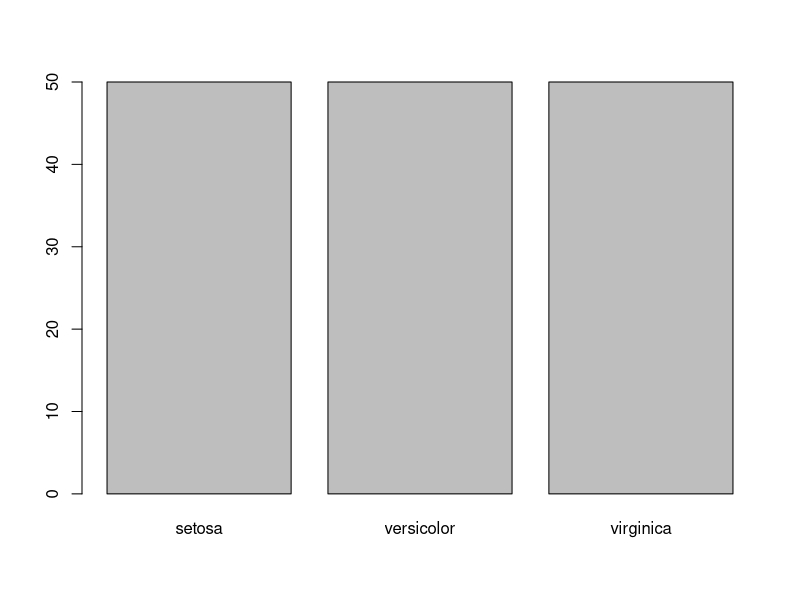
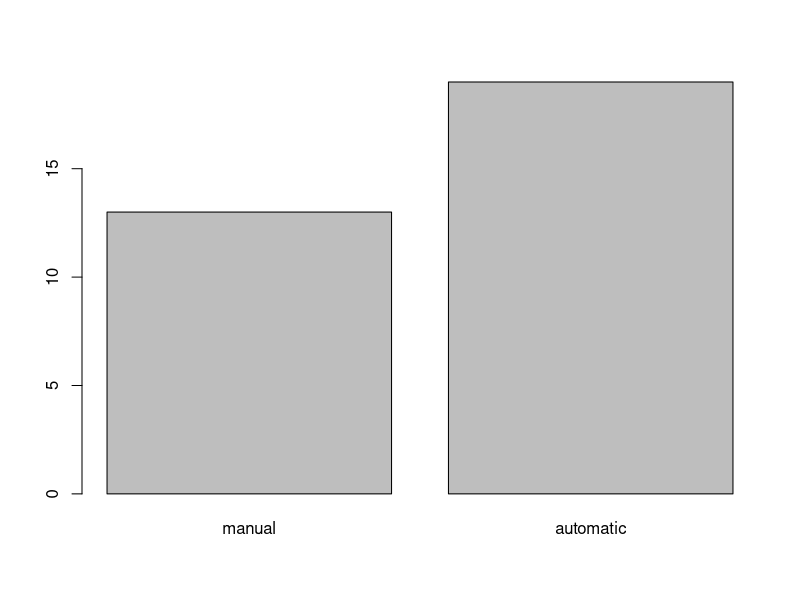
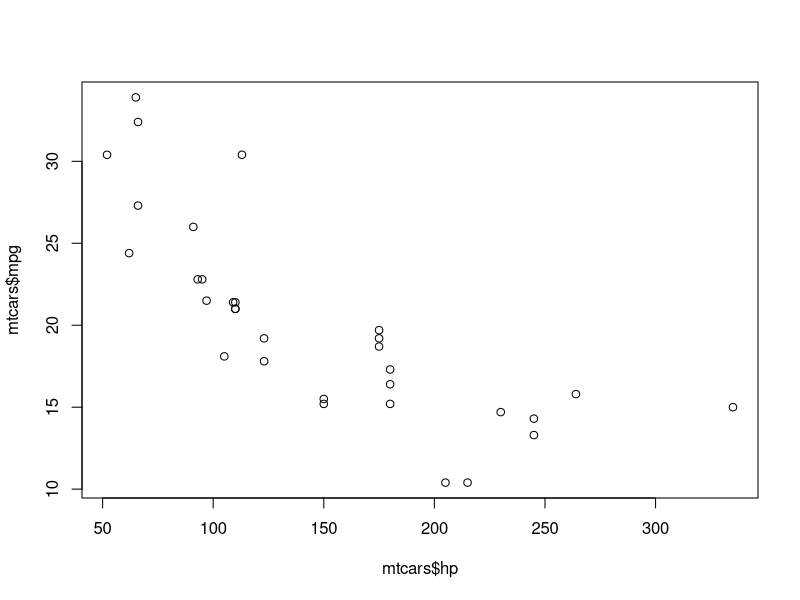
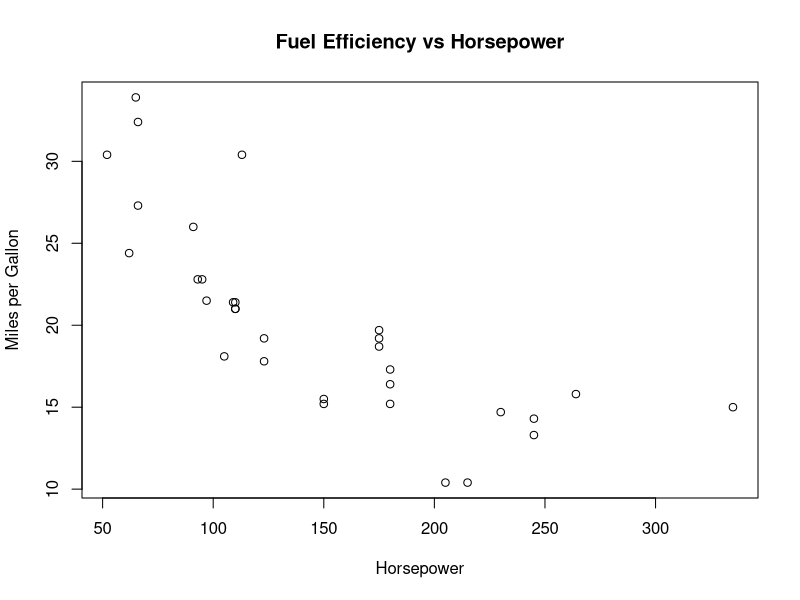
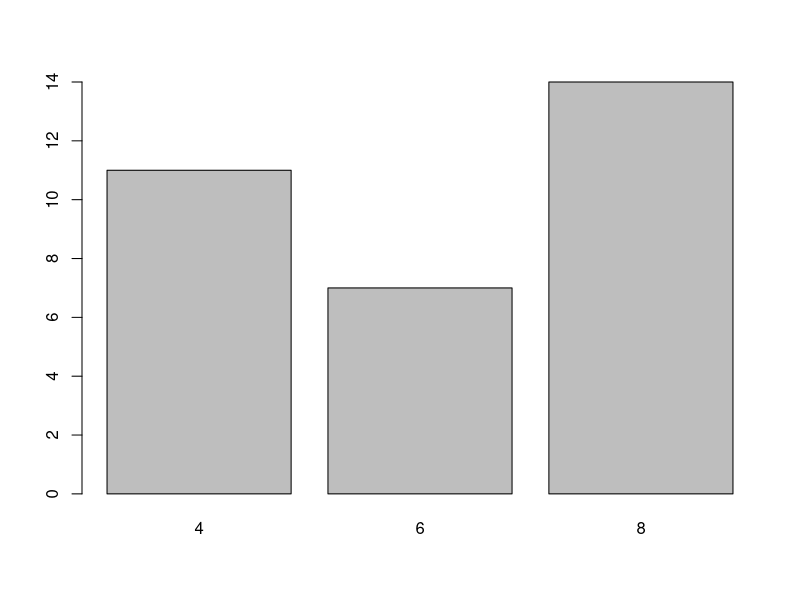
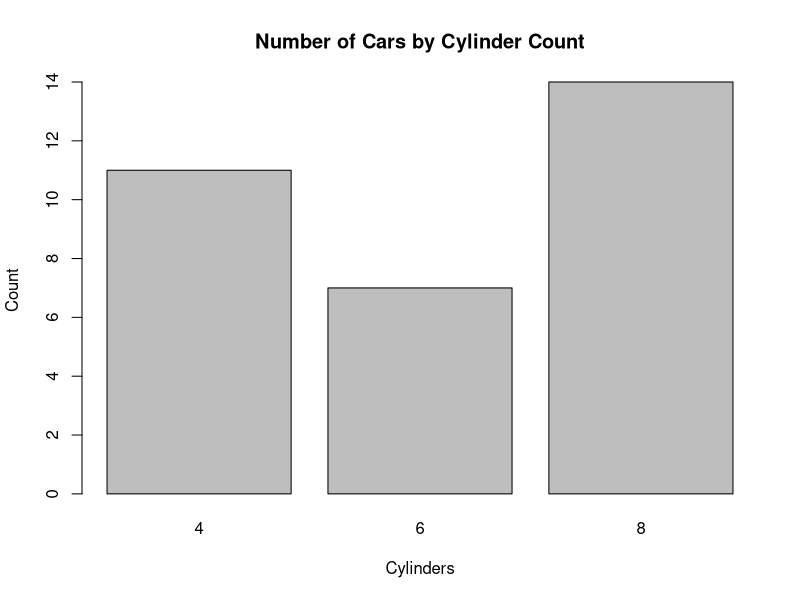

Recreate these plots in R, in order.
## ---- chunk 1
4 + 2
## ---- chunk 2
9 / 3
## ---- chunk 3
# Numbers
my_number <- 42
my_number

# Text (character strings)
my_name <- "Nevada Bioinformatics"
my_name

# Logical values (TRUE/FALSE)
my_logical <- TRUE
my_logical
## ---- chunk 4
# Numeric vector
ages <- c(25, 30, 35, 40)
ages

# Character vector
names <- c("Alice", "Bob", "Charlie", "Diana")
names

# Logical vector
passed_exam <- c(TRUE, FALSE, TRUE, TRUE)
passed_exam
## ---- chunk 5
# Create a simple data frame
student_data <- data.frame(
  name = c("Alice", "Bob", "Charlie"),
  age = c(25, 30, 35),
  passed = c(TRUE, FALSE, TRUE)
)
student_data
## ---- chunk 6
# Create a list with different types of data
my_list <- list(
  numbers = c(1, 2, 3),
  text = "Hello World",
  data = student_data
)
my_list
## ---- chunk 7
# Create a 3x3 matrix
my_matrix <- matrix(1:9, nrow = 3, ncol = 3)
my_matrix
## ---- chunk 8
# Check the type of object
class(ages)         
class(names)        
class(student_data)  

# Check the structure
str(student_data)    

# Check if it's a specific type
is.vector(ages)     
is.data.frame(ages)  
## ---- chunk 9
# This works - adding numbers
numbers <- c(1, 2, 3, 4)
sum(numbers)
## ---- chunk 10
# Store a number in a variable
my_age <- 25
my_age

# Store text in a variable
my_name <- "Alex"
my_name

# Store the result of a calculation
total_score <- 85 + 92 + 78
total_score
## ---- chunk 11
# Store some values
price_per_item <- 15.50
number_of_items <- 4
tax_rate <- 0.08

# Calculate subtotal
subtotal <- price_per_item * number_of_items
subtotal

# Calculate tax
tax_amount <- subtotal * tax_rate
tax_amount

# Calculate final total
final_total <- subtotal + tax_amount
final_total
## ---- chunk 12
# Initial calculation
base_price <- 100
discount <- 0.10
discounted_price <- base_price * (1 - discount)
discounted_price

# Change the base price
base_price <- 200

# discounted_price is still based on the old value!
discounted_price

# You need to recalculate it
discounted_price <- base_price * (1 - discount)
discounted_price
## ---- chunk 13
# Good variable names
student_count <- 30
average_grade <- 87.5
experiment_start_date <- "2024-01-15"

# Less clear variable names (but still valid)
x <- 30
avg <- 87.5
d <- "2024-01-15"
## ---- chunk 14
# Without variables (hard to read and maintain)
final_grade <- (85 + 92 + 78 + 88) / 4 * 0.6 + 95 * 0.4
final_grade

# With variables (much clearer!)
exam1 <- 85
exam2 <- 92
exam3 <- 78
exam4 <- 88
final_exam <- 95

exam_average <- (exam1 + exam2 + exam3 + exam4) / 4
exam_weight <- 0.6
final_weight <- 0.4

final_grade <- exam_average * exam_weight + final_exam * final_weight
final_grade
## ---- chunk 15
# Print a message
print("Hello, world!")
## ---- chunk 16
# Square root function
sqrt(16)
sqrt(25)

# Absolute value
abs(-5)
abs(3.2)

# Round numbers
round(3.14159)
round(2.718)
## ---- chunk 17
# Round to specific decimal places
round(3.14159, digits = 2)
round(2.718281, digits = 3)

# Exclude NA's from mean
test_scores <- c(87, 93, 75, NA, 84)
mean(test_scores, na.rm = TRUE)

## ---- chunk 18
# Positional arguments (order matters)
round(3.14159, 2)

# Named arguments (order doesn't matter)
round(digits = 2, x = 3.14159)
round(x = 3.14159, digits = 2)
## ---- chunk 19
# Create a vector of numbers
numbers <- c(1.167, 2.873, 3.994, 4.225, 5.861)
numbers

# Apply functions to the entire vector
round(numbers)
round(numbers, digits = 1)
sqrt(numbers)
## ---- chunk 20
# Create some sample data
grades <- c(85, 92, 78, 88, 95, 82, 90)
grades

# Calculate statistics
mean(grades)        # average
median(grades)      # middle value
max(grades)         # highest value
min(grades)         # lowest value
length(grades)      # count of values
sum(grades)         # total
## ---- chunk 21
# Create sequences
seq(1, 10)              # numbers from 1 to 10
seq(1, 10, by = 2)      # every 2nd number from 1 to 10
seq(0, 1, by = 0.1)     # decimals from 0 to 1

# Repeat values  
rep(5, times = 3)       # repeat 5 three times
rep(c(1, 2), times = 4) # repeat the vector 1,2 four times
## ---- chunk 22
# These are all equivalent:
1:5
c(1, 2, 3, 4, 5)
seq(1, 5)

# Colon works in reverse too
10:1                    # counts down: 10, 9, 8, 7, 6, 5, 4, 3, 2, 1
## ---- chunk 23
# Create data, then calculate
numbers <- c(1, 4, 9, 16, 25)
sqrt_numbers <- sqrt(numbers)
mean_of_sqrt <- mean(sqrt_numbers)
mean_of_sqrt

# Or do it all in one line
result <- mean(sqrt(c(1, 4, 9, 16, 25)))
result

## ---- chunk 24
test_scores <- c(78, 85, 92, 88, 76, 95, 82, 90, 87, 79)
## ---- chunk 25
# Look at the dataset
mtcars

# Get dimensions (rows and columns)
dim(mtcars)
nrow(mtcars)  # number of rows
ncol(mtcars)  # number of columns

# Get column names
names(mtcars)

# Overview of content
head(mtcars) # First few rows
tail(mtcars) # Last few rows

# Summarize
str(mtcars) # Structure
summary(mtcars) # Summary statistics
## ---- chunk 26
# Look at specific columns
mtcars$mpg        # miles per gallon
mtcars$cyl        # number of cylinders

# Basic statistics
mean(mtcars$mpg)  # average miles per gallon
max(mtcars$hp)    # maximum horsepower
min(mtcars$wt)    # minimum weight
## ---- chunk 27
# Select single columns
mtcars$mpg                    # Using $
mtcars[, "mpg"]              # Using brackets with column name
mtcars[, 1]                  # Using brackets with column position

# Select multiple columns
mtcars[, c("mpg", "hp")]     # Multiple columns by name
mtcars[, c(1, 4)]            # Multiple columns by position
## ---- chunk 28
# Select specific rows
mtcars[1, ]                  # First row, all columns
mtcars[1:5, ]                # First 5 rows, all columns
mtcars[c(1, 3, 5), ]         # Rows 1, 3, and 5, all columns
## ---- chunk 29
# Select specific rows and columns
mtcars[1:5, c("mpg", "hp")]  # First 5 rows, mpg and hp columns
mtcars[1:3, 1:3]             # First 3 rows and first 3 columns
## ---- chunk 30
# Basic comparison operators:
# ==  equal to (note: two equals signs!)
# !=  not equal to  
# >   greater than
# <   less than
# >=  greater than or equal to
# <=  less than or equal to

# Let's see these in action with a simple example
test_values <- c(5, 10, 15, 20)
test_values

# Which values are greater than 10?
test_values > 10  # Returns TRUE/FALSE for each value

# Which values equal exactly 15?
test_values == 15  # Returns TRUE/FALSE for each value
## ---- chunk 31
# Cars with more than 20 miles per gallon
# First, let's see the logical test
mtcars$mpg > 20  # TRUE/FALSE for each car

# Now use it to subset
high_mpg_cars <- mtcars[mtcars$mpg > 20, ]
head(high_mpg_cars)

# Cars with exactly 4 cylinders
four_cyl_cars <- mtcars[mtcars$cyl == 4, ]
nrow(four_cyl_cars)  # How many 4-cylinder cars?
## ---- chunk 32
# AND operator (&): Both conditions must be true
# Cars with high mpg AND low weight
efficient_cars <- mtcars[mtcars$mpg > 25 & mtcars$wt < 3, ]
efficient_cars
nrow(efficient_cars)  # How many cars meet both criteria?

# OR operator (|): At least one condition must be true
# Cars that are either very powerful OR very efficient
powerful_or_efficient <- mtcars[mtcars$hp > 200 | mtcars$mpg > 25, ]
nrow(powerful_or_efficient)

# Let's see what each condition captures separately:
sum(mtcars$hp > 200)   # Cars with >200 hp
sum(mtcars$mpg > 25)   # Cars with >25 mpg
# The OR condition captures cars that meet either criterion

# NOT operator (!): Reverse the condition
# Cars that are NOT 4-cylinder
not_four_cyl <- mtcars[!(mtcars$cyl == 4), ]
# This is the same as:
not_four_cyl_alt <- mtcars[mtcars$cyl != 4, ]
## ---- chunk 33
# Cars with good fuel economy (>20 mpg) that are either lightweight (<3000 lbs) 
# OR have low horsepower (<100 hp)
complex_condition <- mtcars[mtcars$mpg > 20 & (mtcars$wt < 3 | mtcars$hp < 100), ]
head(complex_condition)

# Note the parentheses! They control the order of operations
# Without parentheses: mpg > 20 & wt < 3 | hp < 100
# Would mean: (mpg > 20 & wt < 3) OR hp < 100

# With parentheses: mpg > 20 & (wt < 3 | hp < 100)  
# Means: mpg > 20 AND (wt < 3 OR hp < 100)
## ---- chunk 34
# Using the iris dataset
data(iris)

# Flowers of a specific species
setosa_flowers <- iris[iris$Species == "setosa", ]
head(setosa_flowers)

# Flowers that are NOT setosa
not_setosa <- iris[iris$Species != "setosa", ]
head(not_setosa)

# Multiple species using OR
setosa_or_versicolor <- iris[iris$Species == "setosa" | iris$Species == "versicolor", ]
head(setosa_or_versicolor)
## ---- chunk 35
# Instead of writing long OR statements:
# iris[iris$Species == "setosa" | iris$Species == "versicolor", ]

# Use %in% for cleaner code:
selected_species <- iris[iris$Species %in% c("setosa", "versicolor"), ]
head(selected_species)

# This is especially useful with numbers too:
# Cars with 4 or 8 cylinders
common_cylinders <- mtcars[mtcars$cyl %in% c(4, 8), ]
table(common_cylinders$cyl)

## ---- chunk 36
# Compare logical indexing vs which()
mtcars$cyl > 6           # Returns TRUE/FALSE for each car
which(mtcars$cyl > 6)    # Returns the row numbers where it's TRUE

# Use the positions to get specific rows
high_cyl_positions <- which(mtcars$cyl > 6)
mtcars[high_cyl_positions, c("mpg", "cyl", "hp")]
## ---- chunk 37
# Find the car with highest mpg
which.max(mtcars$mpg)                # Position number
mtcars[which.max(mtcars$mpg), ]      # The actual car data
rownames(mtcars)[which.max(mtcars$mpg)]  # Just the car name

# Find the heaviest car
mtcars[which.max(mtcars$wt), c("wt", "mpg", "hp")]
## ---- chunk 38
# Create a simple factor
car_sizes <- factor(c("small", "medium", "large", "small", "large", "medium"))
car_sizes

# Look at the levels (categories)
levels(car_sizes)

# See the structure
str(car_sizes)
## ---- chunk 39
# Load and examine iris
data(iris)
head(iris)
str(iris)

# The Species column is a factor
iris$Species
levels(iris$Species)
## ---- chunk 40
# Count occurrences of each species
table(iris$Species)

# Create a simple bar plot
barplot(table(iris$Species))
## ---- chunk 41
# Create character data
colors <- c("red", "blue", "green", "red", "blue")
colors

# Convert to factor
colors_factor <- as.factor(colors)
colors_factor
levels(colors_factor)  # Notice alphabetical order
## ---- chunk 42
# Create data with missing values
survey_responses <- c("agree", "disagree", "neutral", NA, "agree", NA, "disagree")
survey_responses

# Convert to factor
survey_factor <- as.factor(survey_responses)
survey_factor
levels(survey_factor)  # NA is not a level

# Count responses
table(survey_factor)
table(survey_factor, useNA = "ifany")  # Include NAs in count
## ---- chunk 43
# Replace NAs with "unknown"
survey_responses[is.na(survey_responses)] <- "unknown"
survey_responses

# Convert to factor
survey_clean <- as.factor(survey_responses)
survey_clean
levels(survey_clean)

## ---- chunk 44
# Create a factor with logical order
sizes <- factor(c("small", "large", "medium", "small", "medium", "large"))
levels(sizes)  # Alphabetical order by default

# Reorder levels logically
sizes_ordered <- factor(sizes, levels = c("small", "medium", "large"))
levels(sizes_ordered)

## ---- chunk 45
# Check data structure
str(mtcars)

# We want our transmission type (am) to be a factor with manual first
# First, let's see what the am variable looks like
table(mtcars$am)  # 0 = automatic, 1 = manual

# Convert to factor with descriptive labels and manual first
mtcars$am <- factor(mtcars$am, 
                   levels = c(1, 0),  # manual first, then automatic
                   labels = c("manual", "automatic"))

# Check the result
str(mtcars$am)
levels(mtcars$am)
table(mtcars$am)

# Simple plot
barplot(table(mtcars$am))

## ---- chunk 46
# Basic scatter plot
plot(mtcars$hp, mtcars$mpg)

# Add labels
plot(mtcars$hp, mtcars$mpg,
     main = "Fuel Efficiency vs Horsepower", # Main title
     xlab = "Horsepower",                    # X-axis label
     ylab = "Miles per Gallon")              # Y-axis label
## ---- chunk 47
# Count how many cars have each number of cylinders
table(mtcars$cyl)

# Create a bar plot of the counts
barplot(table(mtcars$cyl))

# Add a title
barplot(table(mtcars$cyl),
        main = "Number of Cars by Cylinder Count",
        xlab = "Cylinders",
        ylab = "Count")
